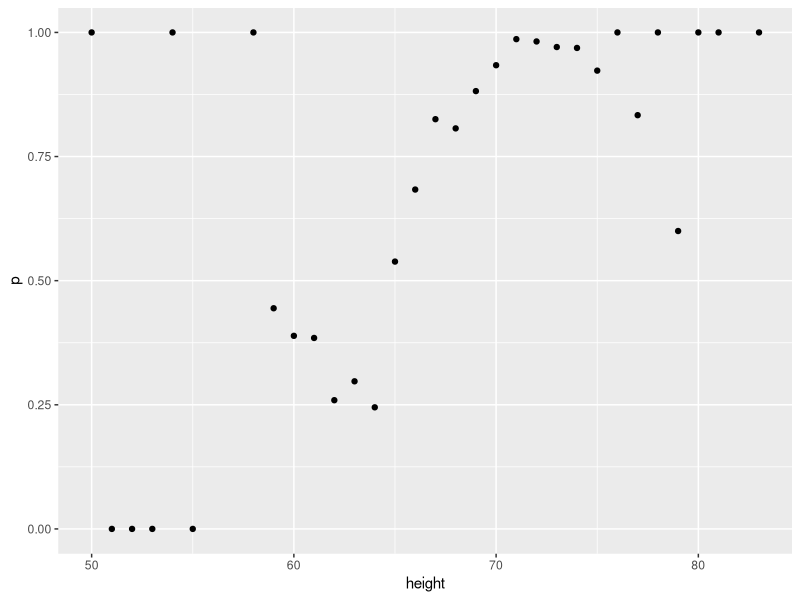
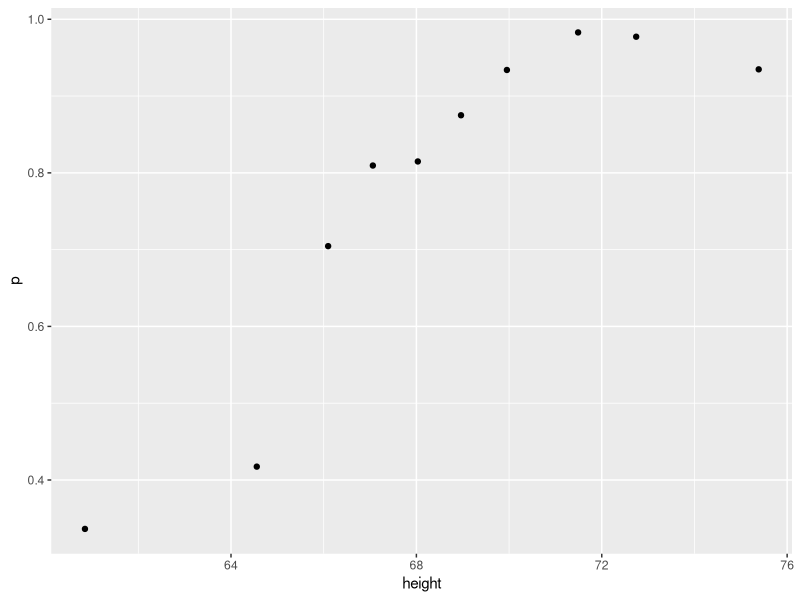
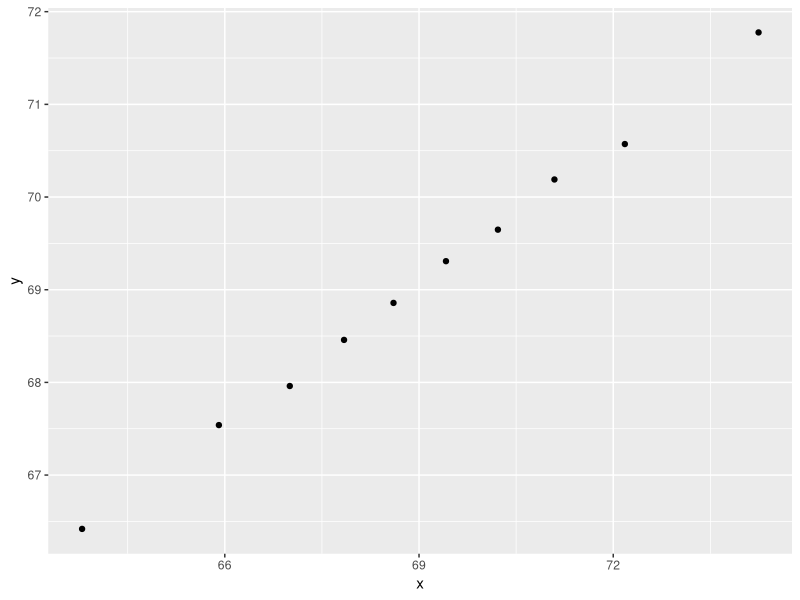

Write the R code that produced these figures, in order.
#set.seed(1) # if using R 3.5 or earlier
set.seed(1, sample.kind = "Rounding") # if using R 3.6 or later
disease <- sample(c(0,1), size=1e6, replace=TRUE, prob=c(0.98,0.02))
test <- rep(NA, 1e6)

test[disease==0] <- sample(c(0,1), size=sum(disease==0), replace=TRUE, prob=c(0.90,0.10))
test[disease==1] <- sample(c(0,1), size=sum(disease==1), replace=TRUE, prob=c(0.15, 0.85))


prob_test_positiv = sum(test==1)/length(test)
prob_test_positiv

## prob diseaser -- neg 
index <- which(test==0)
sum(disease[index]==1)/length(index)
index


mean(disease[test==1])

## prob of having disease 
p_dis <- 0.02
mean(disease[test==1])/p_dis


 ##We are now going to write code to compute conditional probabilities for being male in the heights dataset. 
##Round the heights to the closest inch. Plot the estimated conditional probability

library(dslabs)
library(tidyverse)
data("heights")

heights %>% 
  mutate(height = round(height)) %>%
  group_by(height) %>%
  summarize(p = mean(sex == "Male")) %>%
  qplot(height, p, data =.)



## variability 
ps <- seq(0, 1, 0.1)
heights %>% 
  mutate(g = cut(height, quantile(height, ps), include.lowest = TRUE)) %>%
  group_by(g) %>%
  summarize(p = mean(sex == "Male"), height = mean(height)) %>%
  qplot(height, p, data =.)
library(tidyverse)
library(MASS)
Sigma <- 9*matrix(c(1,0.5,0.5,1), 2, 2)
dat <- MASS::mvrnorm(n = 10000, c(69, 69), Sigma) %>%
  data.frame() %>% setNames(c("x", "y"))

ps <- seq(0, 1, 0.1)
dat %>% 
  mutate(g = cut(x, quantile(x, ps), include.lowest = TRUE)) %>%
  group_by(g) %>%
  summarize(y = mean(y), x = mean(x)) %>%
  qplot(x, y, data =.)
